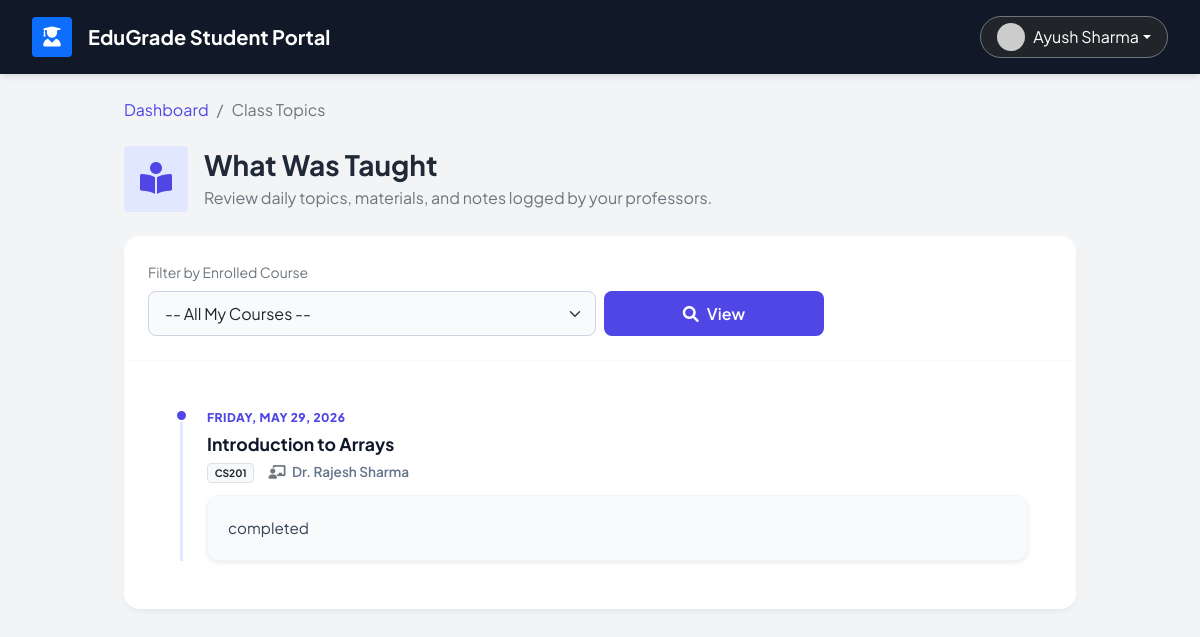
The page /student_teaching_logs.php (signed in) on the database its author committed.
### tables this page shows
CREATE TABLE `teaching_log` (
  `id` int(11) NOT NULL,
  `course_id` int(11) NOT NULL,
  `faculty_id` int(11) NOT NULL,
  `topic_title` varchar(200) NOT NULL,
  `topic_description` text DEFAULT NULL,
  `taught_date` date NOT NULL,
  `created_at` timestamp NOT NULL DEFAULT current_timestamp()
);

CREATE TABLE `courses` (
  `id` int(11) NOT NULL,
  `course_code` varchar(20) NOT NULL,
  `course_name` varchar(100) NOT NULL,
  `credits` int(11) NOT NULL,
  `department` varchar(100) DEFAULT NULL,
  `semester` int(11) DEFAULT NULL
);

CREATE TABLE `users` (
  `id` int(11) NOT NULL,
  `username` varchar(50) NOT NULL,
  `password` varchar(255) NOT NULL,
  `full_name` varchar(100) NOT NULL,
  `email` varchar(100) DEFAULT NULL,
  `role` enum('student','faculty','admin') DEFAULT 'student',
  `created_at` timestamp NOT NULL DEFAULT current_timestamp()
);

### student_teaching_logs.php (the view, shortened to what this page needs)
<?php
require_once 'config.php';
$user_id = $_SESSION['user_id'];
$stmt = $pdo->prepare("
    SELECT DISTINCT c.id, c.course_code, c.course_name
    FROM enrollments e
    JOIN courses c ON e.course_id = c.id
    JOIN students s ON e.student_id = s.id
    WHERE s.user_id = ?
    ORDER BY c.course_code
");
$stmt->execute([$user_id]);
$my_courses = $stmt->fetchAll();
$selected_course = isset($_GET['course_id']) ? (int)$_GET['course_id'] : 0;
$logs = [];
if ($selected_course > 0) {
    $sql = "SELECT l.*, c.course_code, c.course_name, u.full_name as teacher_name
            FROM teaching_log l
            JOIN courses c ON l.course_id = c.id
            JOIN users u ON l.faculty_id = u.id
            WHERE l.course_id = ?
            ORDER BY l.taught_date DESC, l.created_at DESC";
    $stmt = $pdo->prepare($sql);
    $stmt->execute([$selected_course]);
    $logs = $stmt->fetchAll();
} else if (count($my_courses) > 0) {
    $course_ids = array_column($my_courses, 'id');
    $placeholders = implode(',', array_fill(0, count($course_ids), '?'));
    $sql = "SELECT l.*, c.course_code, c.course_name, u.full_name as teacher_name
            FROM teaching_log l
            JOIN courses c ON l.course_id = c.id
            JOIN users u ON l.faculty_id = u.id
            WHERE l.course_id IN ($placeholders)
            ORDER BY l.taught_date DESC, l.created_at DESC";
    $stmt = $pdo->prepare($sql);
    $stmt->execute($course_ids);
    $logs = $stmt->fetchAll();
}
?>
<!DOCTYPE html>
<html lang="en">
<head>
    <link href="https://cdn.jsdelivr.net/npm/bootstrap@5.1.3/dist/css/bootstrap.min.css" rel="stylesheet">
    <link rel="stylesheet" href="https://cdnjs.cloudflare.com/ajax/libs/font-awesome/6.0.0/css/all.min.css">
</head>
<body>
    <nav class="top-navbar d-flex justify-content-between align-items-center mb-4">
        <div class="d-flex align-items-center">
            <div class="bg-primary text-white rounded p-2 me-3 d-flex align-items-center justify-content-center" style="width: 40px; height: 40px;">
                <i class="fas fa-user-graduate fs-5"></i>
            </div>
            <h5 class="mb-0 fw-bold">EduGrade Student Portal</h5>
        </div>
        <div>
            <div class="dropdown">
                <button class="btn btn-dark border-secondary dropdown-toggle d-flex align-items-center rounded-pill px-3" type="button" data-bs-toggle="dropdown">
                    <img src="https://ui-avatars.com/api/?name=<?php echo urlencode($_SESSION['full_name']); ?>&background=4f46e5&color=fff" class="rounded-circle me-2" width="28" height="28">
                    <span class="fw-semibold"><?php echo htmlspecialchars($_SESSION['full_name']); ?></span>
                </button>
            </div>
        </div>
    </nav>
    <div class="container-fluid px-4 pb-5" style="max-width: 1000px;">
        <nav aria-label="breadcrumb" class="mb-4">
            <ol class="breadcrumb">
                <li class="breadcrumb-item"><a href="student_dashboard.php" class="text-decoration-none fw-semibold" style="color: #4f46e5;">Dashboard</a></li>
                <li class="breadcrumb-item active">Class Topics</li>
            </ol>
        </nav>
        <div class="d-flex align-items-center mb-4">
            <div class="bg-indigo bg-opacity-10 rounded p-3 me-3" style="color: #4f46e5; background-color: #e0e7ff;">
                <i class="fas fa-book-reader fa-2x"></i>
            </div>
            <div>
                <h3 class="fw-bold mb-1">What Was Taught</h3>
                <p class="text-muted mb-0">Review daily topics, materials, and notes logged by your professors.</p>
            </div>
        </div>
        <div class="card card-modern border-0">
            <div class="card-body p-0">
                <div class="p-4 border-bottom border-light bg-white" style="border-radius: 16px 16px 0 0;">
                    <form method="GET" class="row g-2 align-items-end">
                        <div class="col-md-8 col-lg-6">
                            <label class="form-label text-muted fw-semibold small">Filter by Enrolled Course</label>
                            <select name="course_id" class="form-select">
                                <option value="0">-- All My Courses --</option>
                            </select>
                        </div>
                        <div class="col-md-4 col-lg-3 d-flex gap-2">
                            <button type="submit" class="btn btn-indigo flex-grow-1"><i class="fas fa-search me-2"></i>View</button>
                        </div>
                    </form>
                </div>
                <div class="p-5 scroll-container" style="max-height: 70vh; overflow-y: auto; background-color: #ffffff; border-radius: 0 0 16px 16px;">
                    <?php if(count($logs) == 0): ?>
                        <div class="text-center py-5">
                            <i class="fas fa-tasks fa-3x text-muted opacity-25 mb-3"></i>
                            <h6 class="fw-bold text-secondary">No Topics Logged Yet</h6>
                            <p class="text-muted small">Your professors haven't recorded any class topics for <?php echo $selected_course > 0 ? 'this course' : 'your courses'; ?>.</p>
                        </div>
                    <?php else: ?>
                        <div class="ms-2">
                            <?php foreach($logs as $log): ?>
                                <div class="log-item">
                                    <div class="log-date"><?php echo date('l, F j, Y', strtotime($log['taught_date'])); ?></div>
                                    <div class="log-title"><?php echo htmlspecialchars($log['topic_title']); ?></div>
                                    <div class="log-course">
                                        <span class="badge bg-light text-dark border me-2 py-1"><?php echo htmlspecialchars($log['course_code']); ?></span>
                                        <i class="fas fa-chalkboard-teacher text-muted mx-1"></i> <?php echo htmlspecialchars($log['teacher_name']); ?>
                                    </div>
                                    <?php if(!empty($log['topic_description'])): ?>
                                        <div class="log-desc mt-2 shadow-sm">
                                            <?php echo nl2br(htmlspecialchars($log['topic_description'])); ?>
                                        </div>
                                    <?php endif; ?>
                                </div>
                            <?php endforeach; ?>
                        </div>
                    <?php endif; ?>
                </div>
            </div>
        </div>
    </div>
</body>
</html>

### student_teaching_logs.php (style rules this page uses)
body { font-family: 'Plus Jakarta Sans', sans-serif; background-color: #f3f4f6; color: #1f2937; }
.top-navbar { background-color: #111827; color: white; padding: 1rem 2rem; box-shadow: 0 4px 6px -1px rgba(0, 0, 0, 0.1); }
.card-modern { border-radius: 16px; border: none; box-shadow: 0 4px 6px -1px rgba(0, 0, 0, 0.05); background: #ffffff; }
.form-control, .form-select { border-radius: 8px; border: 1px solid #cbd5e1; padding: 0.6rem 1rem; background-color: #f8fafc; }
.btn-indigo { background-color: #4f46e5; color: white; border-radius: 8px; font-weight: 600; padding: 0.6rem 1.2rem; transition: all 0.2s; }
.log-item { border-left: 3px solid #e0e7ff; padding-left: 1.5rem; position: relative; margin-bottom: 2.5rem; }
.log-item:last-child { margin-bottom: 0; }
.log-item::before { content: ''; position: absolute; left: -8px; top: 0; width: 13px; height: 13px; border-radius: 50%; background-color: #4f46e5; border: 2px solid white; }
.log-date { font-size: 0.75rem; font-weight: 800; color: #4f46e5; text-transform: uppercase; letter-spacing: 0.5px; margin-bottom: 0.25rem; }
.log-title { font-weight: 700; color: #0f172a; margin-bottom: 0.25rem; font-size: 1.1rem; }
.log-course { font-size: 0.85rem; color: #64748b; font-weight: 600; margin-bottom: 0.75rem; }
.log-desc { color: #334155; font-size: 0.95rem; line-height: 1.6; background-color: #f8fafc; padding: 1.25rem; border-radius: 12px; border: 1px solid #f1f5f9; }

### rows shown on the page
teaching_log: taught_date "FRIDAY, MAY 29, 2026", topic_title "Introduction to Arrays", course.course_code "CS201", faculty.full_name "Dr. Rajesh Sharma", topic_description "completed"

### other values the page prints
$_SESSION['full_name'] "Ayush Sharma"
